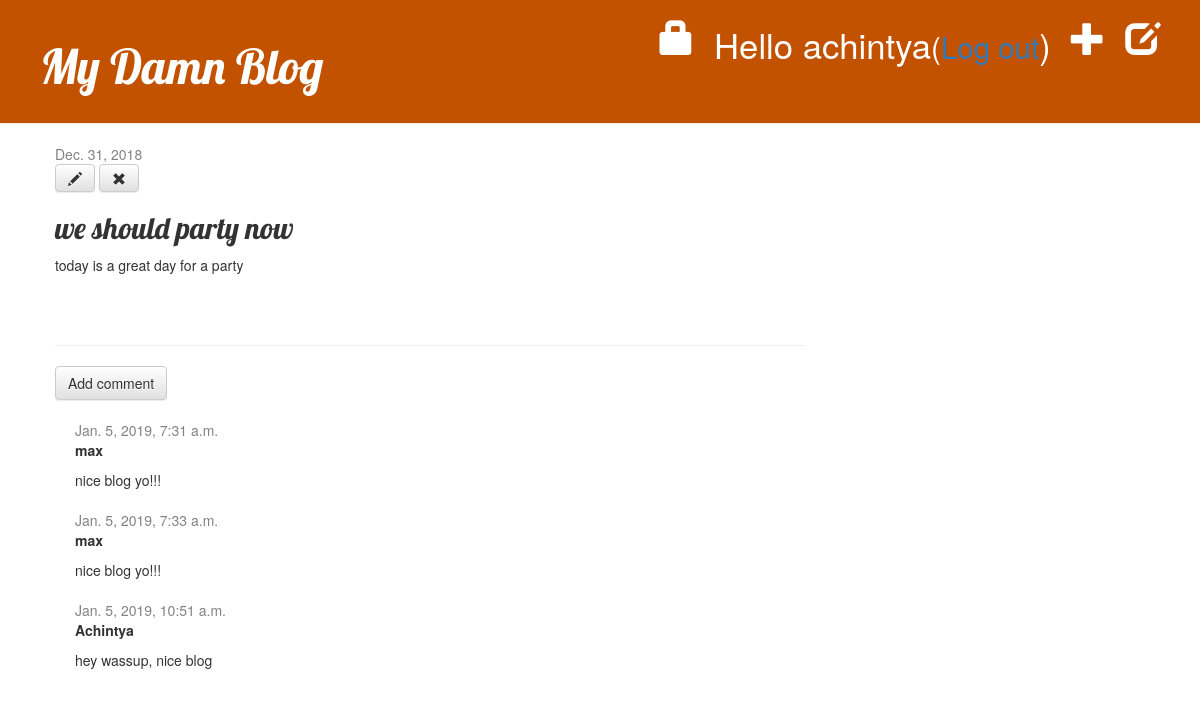
Page /post/7/ (signed in) on the committed database.
### blog/models.py (models this page shows, shortened)
class Post(models.Model):
    author = models.ForeignKey(settings.AUTH_USER_MODEL, on_delete=models.CASCADE)
    title = models.CharField(max_length=200)
    text = models.TextField()
    created_date = models.DateTimeField(default= timezone.now)
    published_date = models.DateField(blank=True, null=True)

class Comment(models.Model):
    post = models.ForeignKey('blog.Post', on_delete=models.CASCADE, related_name='comments')
    author = models.CharField(max_length=200)
    text = models.TextField()
    created_date = models.DateTimeField(default=timezone.now)
    approved_comment = models.BooleanField(default=False)

### blog/views.py (the view)
# urls.py: path('post/<int:pk>/', views.post_detail, name='post_detail'),
def post_detail(request, pk):
    post = get_object_or_404(Post, pk=pk)
    return render(request, 'blog/post_detail.html', {'post': post})

### blog/templates/blog/post_detail.html (shortened to what this page needs)
{% extends 'blog/base.html' %}
{% block content %}
    <div class="post">
        {% if post.published_date %}
            <div class="date">
                {{ post.published_date }}
            </div>
        {% else %}
            <a class="btn btn-default" href="{% url 'post_publish' pk=post.pk %}">Publish</a>
        {% endif %}
        {% if user.is_authenticated %}
            <a class="btn btn-default" href="{% url 'post_edit' pk=post.pk %}"><span class="glyphicon glyphicon-pencil"></span></a>
            <a class="btn btn-default" href="{% url 'post_remove' pk=post.pk %}"><span class="glyphicon glyphicon-remove"></span></a>
        {% endif %}
        <h2>{{ post.title }}</h2>
        <p>{{ post.text|linebreaksbr }}</p>
    </div>
    <hr>
    <a class="btn btn-default" href="{% url 'add_comment_to_post' pk=post.pk %}">Add comment</a>
    {% for comment in post.comments.all %}
        {% if user.is_authenticated or comment.approved_comment %}
        <div class="comment">
            <div class="date">
                {{ comment.created_date }}
            </div>
            <strong>{{ comment.author }}</strong>
            <p>{{ comment.text|linebreaks }}</p>
        </div>
        {% endif %}
    {% empty %}
        <p>No comments here yet :(</p>
    {% endfor %}
{% endblock %}

### blog/templates/blog/base.html (shortened to what this page needs)
{% load static %}
<html>
    <head>
        <link rel="stylesheet" href="//maxcdn.bootstrapcdn.com/bootstrap/3.2.0/css/bootstrap.min.css">
        <link rel="stylesheet" href="//maxcdn.bootstrapcdn.com/bootstrap/3.2.0/css/bootstrap-theme.min.css">
        <link rel="stylesheet" href="{% static 'css/blog.css' %}">
    </head>
    <body>
        <div class="page-header">
            {% if user.is_authenticated %}
                <a href="{% url 'post_draft_list' %}" class="top-menu"><span class="glyphicon glyphicon-edit"></span></a>
                <a href="{% url 'post_new' %}" class="top-menu"><span class="glyphicon glyphicon-plus"></span></a>
                <p class="top-menu">Hello {{ user.username }}<small>(<a href="{% url 'logout' %}">Log out</a></small>)</p>
            {% endif %}
            <a href="{% url 'login' %}" class="top-menu"><span class="glyphicon glyphicon-lock"></span></a>
            <h1><a href="/"> My Damn Blog</a></h1>
        </div>
        <div class="content container">
            <div class="row">
                <div class="col-md-8">
                    {% block content %}
                    {% endblock %}
                </div>
            </div>
        </div>
    </body>
</html>

### blog/static/css/blog.css (style rules this page uses)
.page-header { background-color: #C25100; margin-top: 0; padding: 20px 20px 20px 40px; }
.page-header h1, .page-header h1 a, .page-header h1 a:visited, .page-header h1 a:active { color: #ffffff; font-size: 36pt; text-decoration: none; }
.content { margin-left: 40px; }
h1, h2, h3, h4 { font-family: 'Lobster', cursive; }
.date { color: #828282; }
.top-menu, .top-menu:hover, .top-menu:visited { color: #ffffff; float: right; font-size: 26pt; margin-right: 20px; }
.post { margin-bottom: 70px; }
.comment { margin: 20px 0px 20px 20px; }

### rows in the picture
Post: published_date "Dec. 31, 2018", title "we should party now", text "today is a great day for a party"
Comment: created_date "Jan. 5, 2019, 7:31 a.m.", author "max", text "nice blog yo!!!"
Comment: created_date "Jan. 5, 2019, 7:33 a.m.", author "max", text "nice blog yo!!!"
Comment: created_date "Jan. 5, 2019, 10:51 a.m.", author "Achintya", text "hey wassup, nice blog"

### other values in the picture
{{ user.username }} "achintya"
